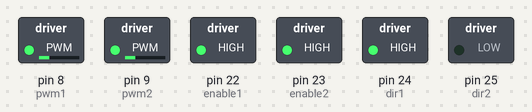
The sketch below on a simulated Arduino Mega 2560, built with avr-gcc and run on an emulated ATmega2560. On the bench: switched loads named in the sketch (green lamp = pin HIGH).

Above: at 0.1 s.
Timing chart, 0 to 1.6 s (numbered marks = the images above):
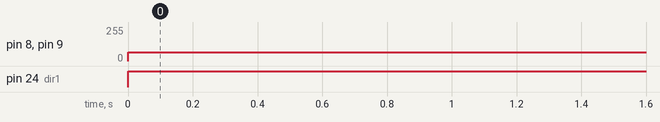

Measured:
- by itself, pin 8 (pwm1), pin 9 (pwm2): 0/255 → 64/255 at 0.00 s
- by itself, pin 24 (dir1): LOW → HIGH at 0.00 s

The sketch:

foot_stepper.ino.ino
```cpp
/*
robot  moto control test

 */

int speed1=64;//小车速度控制0~255，数值越大，速度越快

int enable1 = 22;
int enable2 = 23;

int dir1 = 24;
int dir2 = 25;

int pwm1 = 8;
int pwm2 = 9;


void setup() {
  // nothing happens in setup
  pinMode(enable1, OUTPUT);
  pinMode(dir1, OUTPUT);
  digitalWrite(enable1, HIGH);

  pinMode(enable2, OUTPUT);
  pinMode(dir2, OUTPUT);
  digitalWrite(enable2, HIGH);
}

void loop() {
  digitalWrite(dir1, HIGH);
   analogWrite(pwm1, speed1);
  digitalWrite(dir2, LOW);
   analogWrite(pwm2, speed1);
}
```
